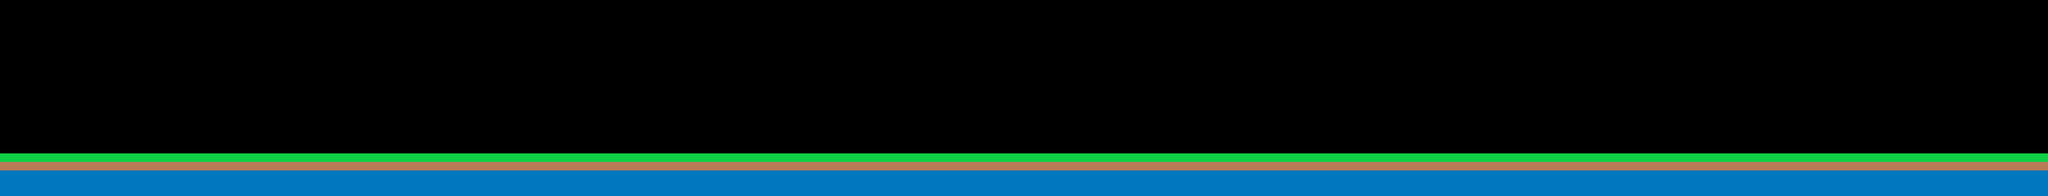

A 2D game scene composited from a Tiled map and its tileset images. What follows is a short description and the map's XML, with each tile layer's data collapsed to a summary:
An orthogonal 240x23 tile map with 32x32 px tiles, 1 tile layer (Tile Layer 1).

<map version="1.5" tiledversion="1.7.2" orientation="orthogonal" renderorder="left-down" width="240" height="23" tilewidth="32" tileheight="32" infinite="0" nextlayerid="2" nextobjectid="1">
 <tileset firstgid="1" name="Tileset" tilewidth="32" tileheight="32" tilecount="4" columns="2">
  <image source="Tileset.png" trans="ffffff" width="64" height="64" />
 </tileset>
 <layer id="1" name="Tile Layer 1" width="240" height="23">
  <data>[5520 cells, 1200 non-empty, 3 distinct tile ids]</data>
 </layer>
</map>
